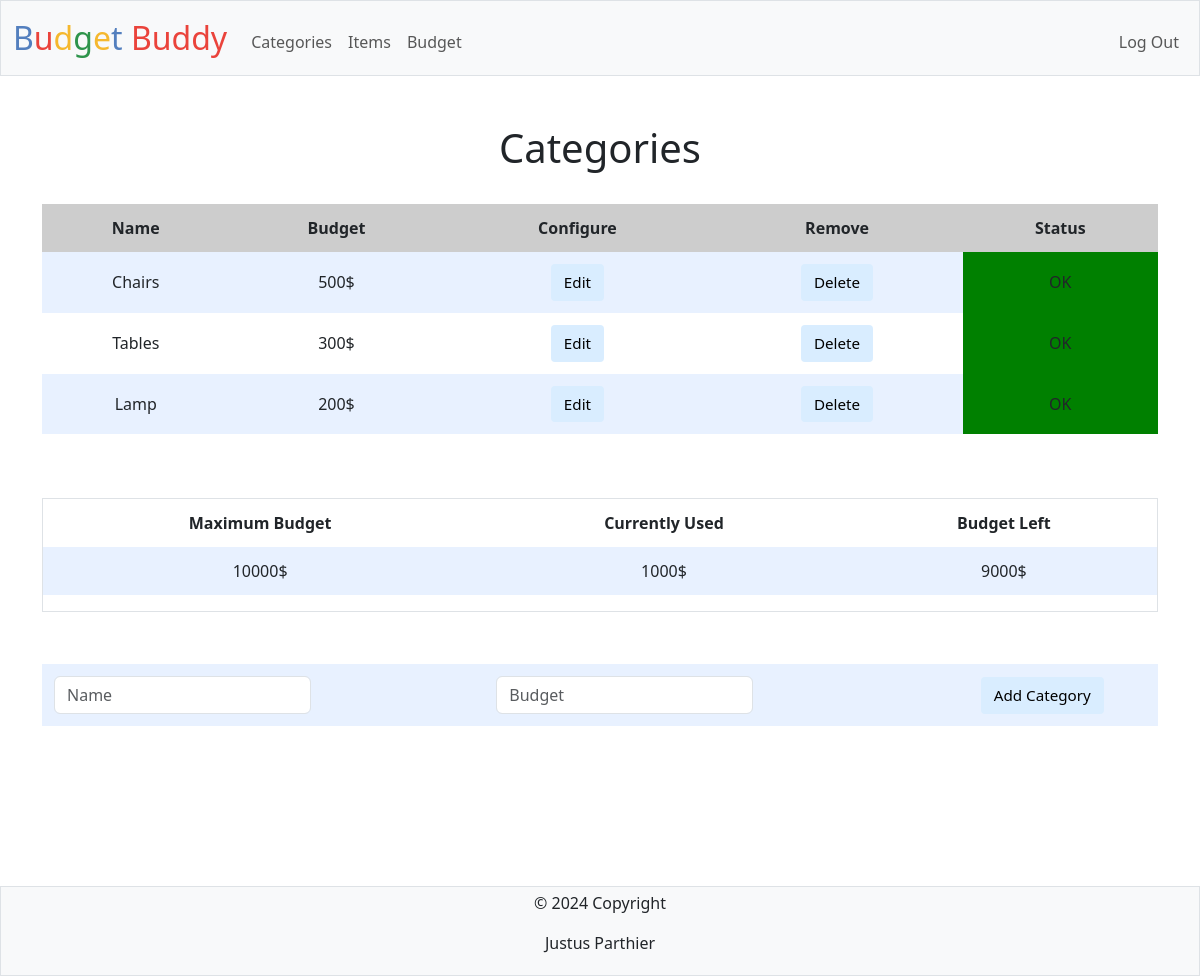
Page /categories (signed in) on the committed database.
### tables this page shows
CREATE TABLE 'categories' ('category_id' INTEGER PRIMARY KEY AUTOINCREMENT NOT NULL, 'user_id' INTEGER NOT NULL, 'name' TEXT NOT NULL, 'budget' INTEGER NOT NULL);

CREATE TABLE 'users' ('user_id' INTEGER PRIMARY KEY AUTOINCREMENT NOT NULL, 'username' TEXT NOT NULL UNIQUE, 'password' NUMERIC NOT NULL, 'budget' INTEGER NOT NULL);

### app.py (the view)
@app.route("/categories", methods=["GET","POST"])
@login_required
def categories():
    if request.method == "POST":
        if not request.form.get("name") or not request.form.get("budget"):
            return apology("Missing Input")
        name = request.form.get("name")
        budget = request.form.get("budget")
        try:
            if not int(budget) > 0:
                return apology("Budget must be higher than 0")
        except:
            return apology("Budget must be an Integer")
        budget = int(budget)
        db.execute("INSERT INTO categories (user_id,name,budget) VALUES (?,?,?)",
                   session["user_id"],
                   name,
                   budget)
        return redirect("/categories")
    else:
        output = db.execute("SELECT * FROM categories WHERE user_id = ?",session["user_id"])
        max_budget = db.execute("SELECT budget FROM users WHERE user_id = ?",
                                session["user_id"])
        max_budget = int(max_budget[0]["budget"])
        current_budget = 0
        for category in output:
            current_budget += int(category["budget"])
            if current_budget > max_budget:
                category["status"] = "Budget Exceeded"
                category["color"] = "red"
            else:
                category["status"] = "OK"
                category["color"] = "green"
        left_budget = max_budget - current_budget
        if left_budget < 0:
            left_budget = 0
    return render_template("categories.html", output=output, max_budget=max_budget, current_budget=current_budget, left=left_budget)

### app.py (called while the page is built)
@app.after_request
def after_request(response):
    response.headers["Cache-Control"] = "no-cache, no-store, must-revalidate"
    response.headers["Expires"] = 0
    response.headers["Pragma"] = "no-cache"
    return response

### helpers.py (called while the page is built)
def login_required(f):
    @wraps(f)
    def decorated_function(*args, **kwargs):
        if session.get("user_id") is None:
            return redirect("/login")
        return f(*args, **kwargs)
    return decorated_function

### templates/categories.html (shortened to what this page needs)
{% extends "layout.html" %}
{% block main %}
<h1 class="pb-4">Categories</h1>
<table>
    <thead>
        <tr style="background-color: #CDCDCD;">
            <th>Name</th>
            <th>Budget</th>
            <th>Configure</th>
            <th>Remove</th>
            <th>Status</th>
        </tr>
    </thead>
    <tbody>
         {% for data in output %}
         <tr>
            <td>{{data["name"]}}</td>
            <td>{{data["budget"]}}$</td>
            <td>
                <form action="/edit_cat" method="post">
                    <button name="id" value="{{data['category_id']}}" type="submit">Edit</button>
                </form>
            </td>
            <td><form action="/delete_cat" method="post">
                <button name="id" value="{{data['category_id']}}" type="submit">Delete</button>
            </form></td>
            <td style="background-color: {{data['color']}};">{{ data["status"] }}</td>
            </tr>
         {% endfor %}
    </tbody>
</table>
<div class="pt-5 pb-5">
    <div class="border">
<table class="pt-5">
    <thead>
        <tr>
            <th>Maximum Budget</th>
            <th>Currently Used</th>
            <th>Budget Left</th>
        </tr>
    </thead>
    <tbody>
        <tr>
            <td>{{ max_budget }}$</td>
            <td>{{ current_budget }}$</td>
            <td>{{ left }}$</td>
        </tr>
    </tbody>
</table>
    </div>
</div>
<div class="mt-1">
<form action="/categories" method="post">
    <table class="pt-5">
        <tbody>
            <tr>
                <td><input type="text" class="form-control w-auto" name="name" placeholder="Name" autofocus required></td>
                <td><input type="text" class="form-control w-auto" name="budget" placeholder="Budget" required></td>
                <td><button type="submit">Add Category</button></td>
            </tr>
        </tbody>
    </table>
</form>
</div>
{% endblock %}

### static/styles.css (style rules this page uses)
table { background-color: transparent; margin-bottom: 1rem; width: 100%; }
table th, table td { padding: 0.75rem; vertical-align: middle; }
tbody tr:nth-of-type(odd) { background-color: rgb(179, 208, 255, 0.3) }
button, input[type="submit"] { background-color: #d9edff; border: 1px solid transparent; border-radius: 0.25rem; font-size: 0.95rem; font-weight: 400; line-height: 1.5; padding: 0.375rem 0.75rem; text-align: center; transition: color 0.15s ease-in-out, background-color 0.15s ease-in-out, border-color 0.15s ease-in-out, box-shadow 0.15s ease-in-out; vertical-align: middle; }

### templates/layout.html (style rules this page uses)
html, body { height: 100%; margin: 0; }
body { display: flex; flex-direction: column; }

### rows in the picture
categories: name "Chairs", budget "500", {{ data['category_id'] }} 5 (drawn), status "OK"
categories: name "Tables", budget "300", {{ data['category_id'] }} 6 (drawn), status "OK"
categories: name "Lamp", budget "200", {{ data['category_id'] }} 7 (drawn), status "OK"
users: budget "10000"

### other values in the picture
{{ current_budget }} "1000"
{{ left }} "9000"
